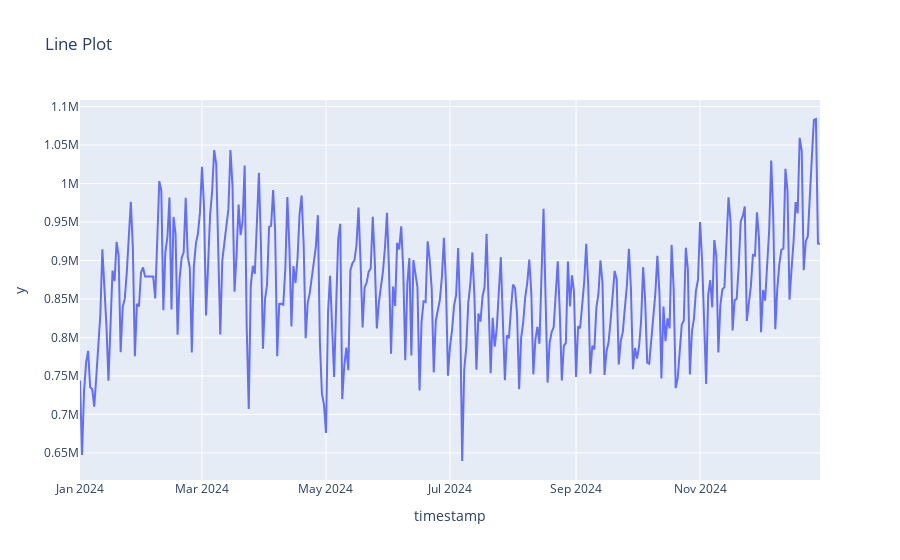

The notebook cell saved with this chart:
### Code cell
fig = px.line(df_time_grouped_check, x=df_time_grouped_check.index, y=df_time_grouped_check.values, title="Line Plot")

fig.show()

### Figure 1 — Plotly figure (JSON) as saved in the notebook; plotly's stock layout.template omitted (floating-point values rounded to 4 significant figures; data arrays with more than 128 entries replaced by an {"elided": "..."} marker saying what was removed)
{"data": [{"hovertemplate": "timestamp=%{x}<br>y=%{y}<extra></extra>", "legendgroup": "", "line": {"color": "#636efa", "dash": "solid"}, "marker": {"symbol": "circle"}, "mode": "lines", "name": "", "orientation": "v", "showlegend": false, "type": "scatter", "x": {"elided": "365 str values"}, "xaxis": "x", "y": {"elided": "365 float values"}, "yaxis": "y"}], "layout": {"autosize": true, "legend": {"tracegroupgap": 0}, "title": {"text": "Line Plot"}, "xaxis": {"anchor": "y", "autorange": true, "domain": [0, 1], "range": ["2024-01-01", "2024-12-30"], "title": {"text": "timestamp"}, "type": "date"}, "yaxis": {"anchor": "x", "autorange": true, "domain": [0, 1], "range": [614800.0, 1109000.0], "title": {"text": "y"}, "type": "linear"}}}
